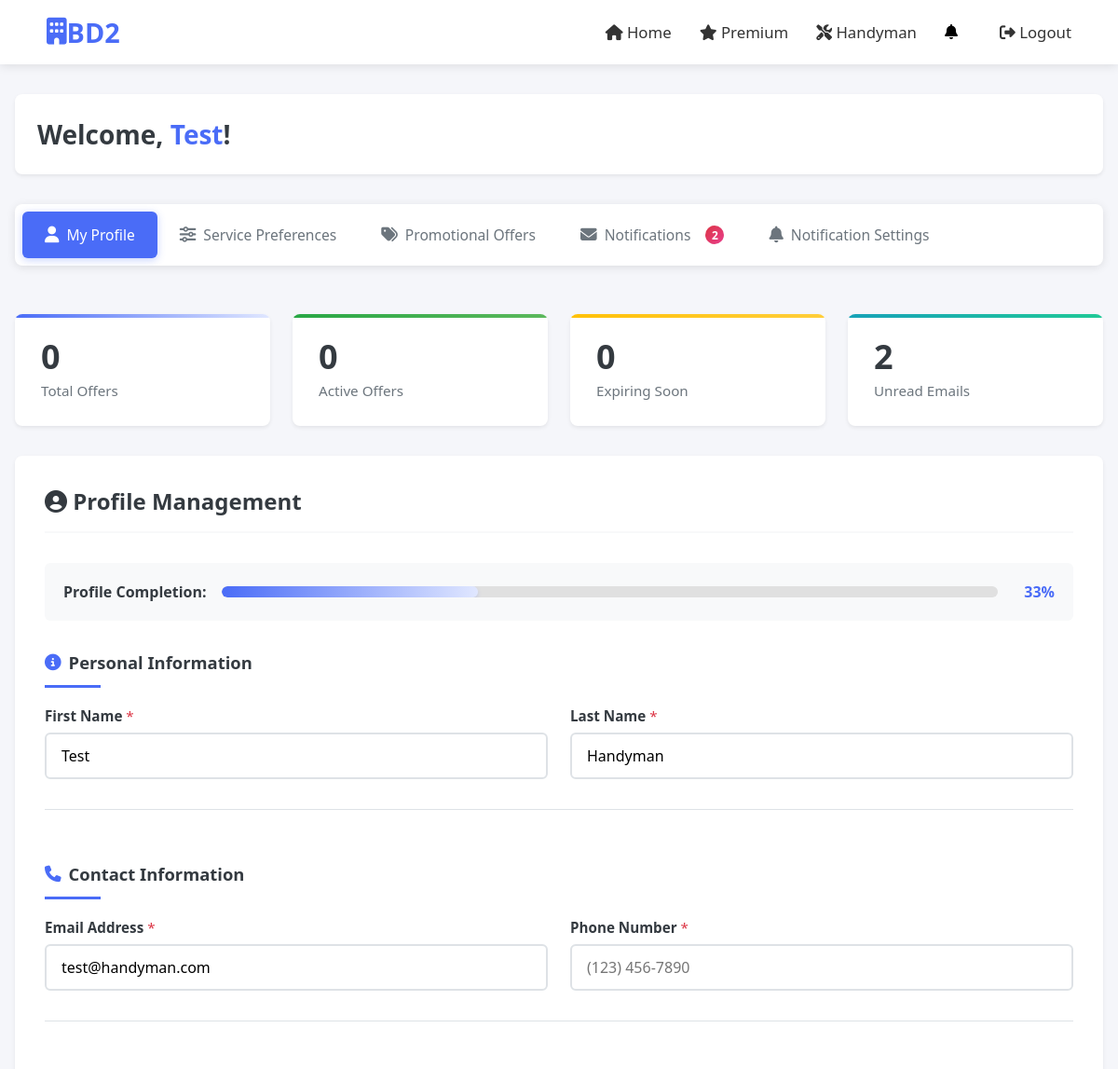
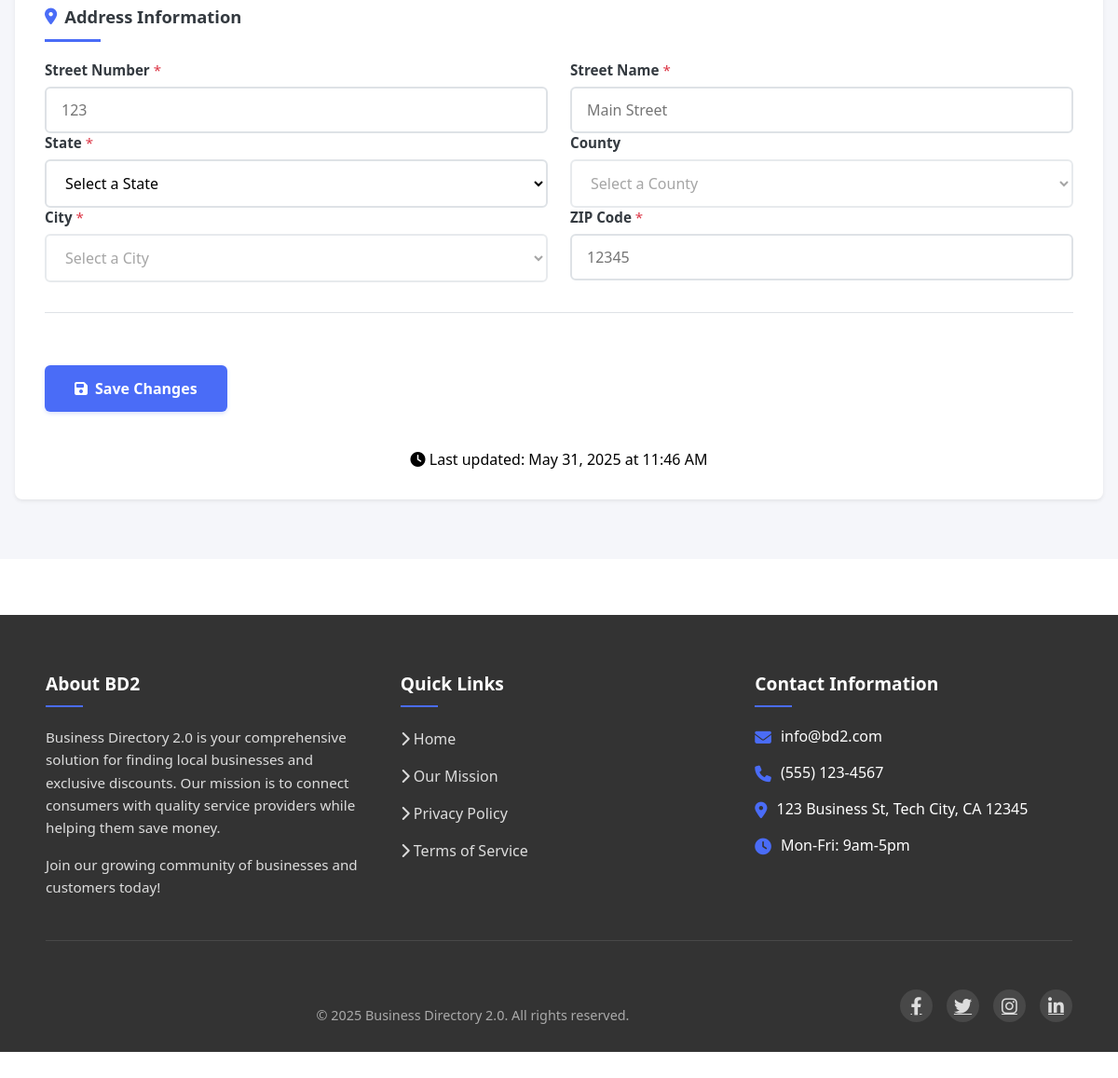
The page /users/consumer-dashboard/ (signed in) on the database its author committed (2 pictures, top to bottom).
### users/models.py (models this page shows, shortened)
class User(AbstractUser, TimeStampedModel):
    username = None
    email = models.EmailField(_("email address"), unique=True)
    phone_number = models.CharField(max_length=15, blank=True, null=True)
    profile_picture = models.ImageField(
        upload_to="profile_pictures/", blank=True, null=True
    )
    address = models.ForeignKey(
        Address, on_delete=models.SET_NULL, null=True, blank=True
    )
    user_type = models.CharField(
        max_length=10, choices=UserType.choices, default=UserType.REQUESTOR
    )
    business_name = models.CharField(max_length=255, blank=True, null=True)
    website = models.URLField(blank=True, null=True)
    business_card_front = models.ImageField(
        upload_to="business_cards/", blank=True, null=True
    )
    business_card_back = models.ImageField(
        upload_to="business_cards/", blank=True, null=True
    )
    has_blank_card_back = models.BooleanField(default=False)
    service_description = models.TextField(blank=True, null=True)
    BUSINESS_CARD_STATUS_CHOICES = (
        ("pending_review", "Pending Review"),
        ("accepted", "Accepted"),
        ("rejected", "Rejected"),
    )
    business_card_status = models.CharField(
        max_length=20,
        choices=BUSINESS_CARD_STATUS_CHOICES,
        default="pending_review",
        blank=True,
        null=True,
    )
    login_token = models.CharField(max_length=100, blank=True, null=True)
    token_expiry = models.DateTimeField(blank=True, null=True)
    groups = models.ManyToManyField(
        "auth.Group",
        verbose_name=_("groups"),
        blank=True,
        help_text=_(
            "The groups this user belongs to. A user will get all permissions "
            "granted to each of their groups."
        ),
        related_name="custom_user_set",
        related_query_name="user",
    )
    user_permissions = models.ManyToManyField(
        "auth.Permission",
        verbose_name=_("user permissions"),
        blank=True,
        help_text=_("Specific permissions for this user."),
        related_name="custom_user_set",
        related_query_name="user",
    )
    USERNAME_FIELD = "email"
    REQUIRED_FIELDS = []
    objects = UserManager()

### users/views.py (the view)
# urls.py: path("consumer-dashboard/", views.consumer_dashboard, name="consumer_dashboard"),
@login_required
def consumer_dashboard(request):
    user = request.user
    if user.login_token and user.is_token_valid():
        user.clear_token()
    context = {
        "user": user,
        **get_dashboard_stats(user),
        **get_user_profile_data(user),
        **get_user_preferences_data(user),
        **get_offers_data(user),
        **get_notification_settings(user),
        "states": get_us_states(),
        "all_categories": get_formatted_categories(),
    }
    return render(request, "users/consumer_dashboard.html", context)

### users/views.py (called while the page is built)
def get_user_profile_data(user):
    address_number = ""
    address_street = ""
    if user.address and user.address.street:
        parts = user.address.street.split(" ", 1)
        address_number = parts[0] if len(parts) > 0 else ""
        address_street = parts[1] if len(parts) > 1 else ""
    return {"address_number": address_number, "address_street": address_street}

def get_user_preferences_data(user):
    try:
        interests = ConsumerInterest.objects.get(user=user)
        selected_categories = list(interests.categories.all())
        receive_notifications = interests.receive_notifications
        specific_services = ""
        if hasattr(user, "profile") and user.profile:
            specific_services = user.profile.bio or ""
    except ConsumerInterest.DoesNotExist:
        selected_categories = []
        receive_notifications = True
        specific_services = ""
    return {
        "selected_categories": selected_categories,
        "receive_notifications": receive_notifications,
        "specific_services": specific_services,
    }

def get_offers_data(user, limit=None):
    from promotor.models import PromotionalOffer
    today = timezone.now().date()
    offers_query = PromotionalOffer.objects.filter(
        is_active=True, start_date__lte=today, end_date__gte=today
    ).order_by("-discount_percentage")
    if limit:
        offers_query = offers_query[:limit]
    try:
        interests = ConsumerInterest.objects.get(user=user)
        preferred_categories = interests.categories.all()
    except ConsumerInterest.DoesNotExist:
        preferred_categories = []
    offers_data = []
    for offer in offers_query:
        offers_data.append(format_offer_data(offer, today, preferred_categories))
    return {
        "offers": offers_data,
        "filter_category": "all",
        "filter_date": "newest",
        "filter_discount": "highest",
        "filter_active_only": True,
    }

def get_formatted_categories():
    categories = Category.objects.all()
    if not categories.exists():
        create_default_categories()
        categories = Category.objects.all()
    return [{"value": cat.slug, "name": cat.name} for cat in categories]

### users/templates/users/consumer_dashboard.html (shortened to what this page needs)
{% extends "base.html" %}
{% load static %}
{% block extra_css %}
<link rel="stylesheet" href="{% static 'css/consumer_dashboard.css' %}">
<link rel="stylesheet" href="https://cdn.jsdelivr.net/npm/toastify-js/src/toastify.min.css">
{% endblock %}
{% block content %}
<main class="consumer-dashboard">
  <header class="dashboard-header">
    <h1>Welcome, <span id="user-first-name">{{ user.first_name|default:"there" }}</span>!</h1>
  </header>
  <nav class="dashboard-tabs" role="tablist">
    <button class="tab-button active" data-tab="profile" role="tab" aria-selected="true" aria-controls="profile-section">
      <i class="fas fa-user"></i>
      <span>My Profile</span>
    </button>
    <button class="tab-button" data-tab="preferences" role="tab" aria-selected="false" aria-controls="preferences-section">
      <i class="fas fa-sliders-h"></i>
      <span>Service Preferences</span>
    </button>
    <button class="tab-button" data-tab="offers" role="tab" aria-selected="false" aria-controls="offers-section">
      <i class="fas fa-tags"></i>
      <span>Promotional Offers</span>
    </button>
    <button class="tab-button" data-tab="inbox" role="tab" aria-selected="false" aria-controls="inbox-section">
      <i class="fas fa-envelope"></i>
      <span>Notifications</span>
      <span class="inbox-badge" id="unread-count">3</span>
    </button>
    <button class="tab-button" data-tab="notifications" role="tab" aria-selected="false" aria-controls="notifications-section">
      <i class="fas fa-bell"></i>
      <span>Notification Settings</span>
    </button>
  </nav>
  <section class="dashboard-stats" aria-label="Dashboard statistics">
    <div class="stat-card">
      <div class="stat-number" id="total-offers">{{ total_offers|default:"0" }}</div>
      <div class="stat-label">Total Offers</div>
    </div>
    <div class="stat-card">
      <div class="stat-number" id="active-offers">{{ active_offers|default:"0" }}</div>
      <div class="stat-label">Active Offers</div>
    </div>
    <div class="stat-card">
      <div class="stat-number" id="expiring-soon">{{ expiring_soon|default:"0" }}</div>
      <div class="stat-label">Expiring Soon</div>
    </div>
    <div class="stat-card">
      <div class="stat-number" id="unread-emails">3</div>
      <div class="stat-label">Unread Emails</div>
    </div>
  </section>
  <section class="dashboard-content active" id="profile-section" role="tabpanel" aria-labelledby="profile-tab">
    {% include "users/consumer_dashboard_profile.html" %}
  </section>
</main>
{% endblock %}

### users/templates/users/consumer_dashboard_profile.html (shortened to what this page needs)
<h2><i class="fas fa-user-circle"></i> Profile Management</h2>
<div class="profile-completion">
  <div class="completion-label">Profile Completion:</div>
  <div class="progress-container">
    <div class="progress-bar" id="profile-progress" style="width: 0%"></div>
  </div>
  <div class="completion-percentage">0%</div>
</div>
<form class="profile-form" action="{% url 'user_profile' %}" method="post">
  <div class="form-section">
    <h3 class="section-title"><i class="fas fa-info-circle"></i> Personal Information</h3>
    <div class="form-row">
      <div class="form-group">
        <label for="first-name">First Name <span class="required">*</span></label>
        <input type="text" id="first-name" name="first_name" value="{{ user.first_name|default:'' }}" required>
      </div>
      <div class="form-group">
        <label for="last-name">Last Name <span class="required">*</span></label>
        <input type="text" id="last-name" name="last_name" value="{{ user.last_name|default:'' }}" required>
      </div>
    </div>
  </div>
  <div class="form-section">
    <h3 class="section-title"><i class="fas fa-phone"></i> Contact Information</h3>
    <div class="form-row">
      <div class="form-group">
        <label for="email">Email Address <span class="required">*</span></label>
        <input type="email" id="email" name="email" value="{{ user.email|default:'' }}" required>
      </div>
      <div class="form-group">
        <label for="phone">Phone Number <span class="required">*</span></label>
        <input type="tel" id="phone" name="phone" value="{{ user.phone_number|default:'' }}" placeholder="(123) 456-7890" required>
      </div>
    </div>
  </div>
  <div class="form-section">
    <h3 class="section-title"><i class="fas fa-map-marker-alt"></i> Address Information</h3>
    <div class="form-row">
      <div class="form-group" style="flex: 0.3;">
        <label for="address-number">Street Number <span class="required">*</span></label>
        <input type="text" id="address-number" name="address_number" value="{{ address_number|default:'' }}" placeholder="123" required>
      </div>
      <div class="form-group" style="flex: 0.7;">
        <label for="address-street">Street Name <span class="required">*</span></label>
        <input type="text" id="address-street" name="address_street" value="{{ address_street|default:'' }}" placeholder="Main Street" required>
      </div>
    </div>
    <div class="form-row">
      <div class="form-group">
        <label for="state">State <span class="required">*</span></label>
        <select id="state" name="state" data-current="{{ user.address.state|default:'' }}" required>
          <option value="">Select a State</option>
        </select>
      </div>
      <div class="form-group">
        <label for="county">County</label>
        <select id="county" name="county" {% if not user.address.state %}disabled{% endif %}>
          <option value="">Select a County</option>
        </select>
      </div>
    </div>
    <div class="form-row">
      <div class="form-group">
        <label for="city">City <span class="required">*</span></label>
        <select id="city" name="city" {% if not user.address.county %}disabled{% endif %} required>
          <option value="">Select a City</option>
        </select>
      </div>
      <div class="form-group">
        <label for="zip">ZIP Code <span class="required">*</span></label>
        <input type="text" id="zip" name="zip" value="{{ user.address.postal_code|default:'' }}" placeholder="12345" pattern="[0-9]{5}" maxlength="5" required>
      </div>
    </div>
  </div>
  <div class="form-actions">
    <button type="submit" class="primary-button">
      <i class="fas fa-save"></i> Save Changes
    </button>
  </div>
  <div class="last-updated text-center mt-2">
    <i class="fas fa-clock"></i> Last updated:
    <span id="last-updated-timestamp">
      {% if user.updated_at %}
        {{ user.updated_at|date:"F j, Y \a\t g:i A" }}
      {% else %}
        Never
      {% endif %}
    </span>
  </div>
</form>

### core/static/css/home.css (style rules this page uses)
:root { --primary-color: #3498db; --secondary-color: #2ecc71; --accent-color: #e74c3c; --light-gray: #f5f5f5; --dark-gray: #333; --shadow: 0 4px 6px rgba(0, 0, 0, 0.1); --shadow-lg: 0 10px 20px rgba(0, 0, 0, 0.15); --shadow-sm: 0 2px 4px rgba(0, 0, 0, 0.08); --transition: all 0.3s ease; --border-radius: 8px; --mobile-breakpoint: 768px; --container-width: 80%; }
* { margin: 0; padding: 0; box-sizing: border-box; font-family: 'Segoe UI', Tahoma, Geneva, Verdana, sans-serif; }
body { min-height: 100vh; background-color: #fff; overflow-x: hidden; margin-bottom: 2rem; }
nav { background-color: #fff; box-shadow: 0 2px 10px rgba(0, 0, 0, 0.1); z-index: 9999; position: sticky; top: 0; left: 0; width: 100%; }
.section-title { font-size: 2.2rem; margin-bottom: 30px; color: var(--dark-gray); position: relative; padding-bottom: 15px; }
.section-title::after { content: ''; position: absolute; bottom: 0; left: 0; width: 60px; height: 3px; background-color: var(--primary-color); }

### core/templates/base.html (style rules this page uses)
:root { --container-width: 80%; }
@media (max-width: 1440px) { :root { --container-width: 95%; } }
body { margin-bottom: 2rem !important; margin-top: 0 !important; padding-top: 0 !important; }
nav { position: sticky !important; top: 0 !important; left: 0 !important; width: 100% !important; z-index: 9999 !important; background-color: #fff !important; box-shadow: 0 2px 10px rgba(0, 0, 0, 0.1) !important; }
html, body { overflow-x: hidden !important; position: relative !important; }
main, .banner, .premium-banner, section:first-of-type, div.container:first-of-type { padding-top: 20px; }

### users/templates/users/consumer_dashboard_profile.html (style rules this page uses)
.required { color: var(--danger-color); font-weight: normal; }
.form-section { margin-bottom: 2rem; padding-bottom: 2rem; border-bottom: 1px solid var(--border-color); }
.section-title { font-size: 1.15rem; color: var(--dark-color); margin-bottom: 1.25rem; font-weight: 600; display: flex; align-items: center; gap: 0.5rem; }
.section-title i { color: var(--primary-color); font-size: 1.1rem; }

### users/templates/users/consumer_dashboard.html (style rules this page uses)
.inbox-badge { background: linear-gradient(135deg, var(--danger-color) 0%, #e83e8c 100%); color: white; border-radius: 50%; width: 20px; height: 20px; font-size: 0.75rem; font-weight: 700; display: flex; align-items: center; justify-content: center; margin-left: 0.5rem; animation: pulse 2s infinite; }
.dashboard-stats { grid-template-columns: repeat(auto-fit, minmax(200px, 1fr)); }
.stat-card:nth-child(4)::before { background: linear-gradient(90deg, var(--info-color), #20c997); }

### rows shown on the page
User: first_name "Test", last_name "Handyman", email "test@handyman.com", updated_at "May 31, 2025 at 11:46 AM"

### other values the page prints
{{ total_offers|default:"0" }} "0"
{{ active_offers|default:"0" }} "0"
{{ expiring_soon|default:"0" }} "0"
